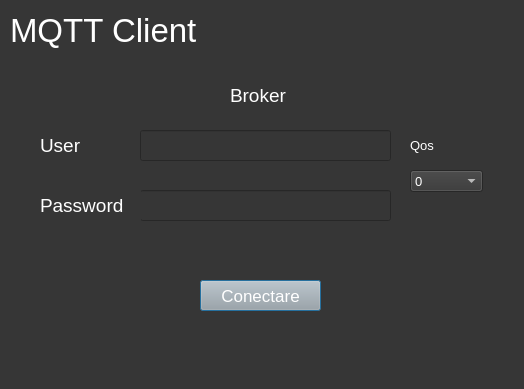
<?xml version="1.0" encoding="UTF-8"?>
<ui version="4.0">
 <class>Dialog</class>
 <widget class="QDialog" name="Dialog">
  <property name="geometry">
   <rect>
    <x>0</x>
    <y>0</y>
    <width>524</width>
    <height>389</height>
   </rect>
  </property>
  <property name="windowTitle">
   <string>Dialog</string>
  </property>
  <property name="styleSheet">
   <string notr="true">background-color: rgb(54, 54, 54);</string>
  </property>
  <widget class="QLabel" name="label">
   <property name="geometry">
    <rect>
     <x>10</x>
     <y>0</y>
     <width>271</width>
     <height>61</height>
    </rect>
   </property>
   <property name="styleSheet">
    <string notr="true">color:rgb(255, 255, 255);font-size:25pt;</string>
   </property>
   <property name="text">
    <string>MQTT Client</string>
   </property>
  </widget>
  <widget class="QLabel" name="label_2">
   <property name="geometry">
    <rect>
     <x>40</x>
     <y>130</y>
     <width>71</width>
     <height>31</height>
    </rect>
   </property>
   <property name="styleSheet">
    <string notr="true">font-size:14pt; color:rgb(255, 255, 255);</string>
   </property>
   <property name="text">
    <string>User</string>
   </property>
  </widget>
  <widget class="QLineEdit" name="user">
   <property name="geometry">
    <rect>
     <x>140</x>
     <y>130</y>
     <width>251</width>
     <height>31</height>
    </rect>
   </property>
   <property name="styleSheet">
    <string notr="true">font-size:13pt;color:rgb(255, 255, 255)</string>
   </property>
  </widget>
  <widget class="QLineEdit" name="password">
   <property name="geometry">
    <rect>
     <x>140</x>
     <y>190</y>
     <width>251</width>
     <height>31</height>
    </rect>
   </property>
   <property name="styleSheet">
    <string notr="true">font-size:13pt;color:rgb(255, 255, 255)</string>
   </property>
  </widget>
  <widget class="QLabel" name="label_3">
   <property name="geometry">
    <rect>
     <x>40</x>
     <y>190</y>
     <width>101</width>
     <height>31</height>
    </rect>
   </property>
   <property name="styleSheet">
    <string notr="true">font-size:14pt; color:rgb(255, 255, 255);</string>
   </property>
   <property name="text">
    <string>Password</string>
   </property>
  </widget>
  <widget class="QPushButton" name="conectarebutton">
   <property name="geometry">
    <rect>
     <x>200</x>
     <y>280</y>
     <width>121</width>
     <height>31</height>
    </rect>
   </property>
   <property name="styleSheet">
    <string notr="true">background-color: rgb(167, 168, 167);font-size:13pt;color:rgb(255, 255, 255);</string>
   </property>
   <property name="text">
    <string>Conectare</string>
   </property>
  </widget>
  <widget class="QLabel" name="label_4">
   <property name="geometry">
    <rect>
     <x>230</x>
     <y>80</y>
     <width>71</width>
     <height>31</height>
    </rect>
   </property>
   <property name="styleSheet">
    <string notr="true">font-size:14pt; color:rgb(255, 255, 255);</string>
   </property>
   <property name="text">
    <string>Broker</string>
   </property>
  </widget>
  <widget class="QComboBox" name="qoscomboBox">
   <property name="geometry">
    <rect>
     <x>410</x>
     <y>170</y>
     <width>73</width>
     <height>22</height>
    </rect>
   </property>
   <property name="styleSheet">
    <string notr="true">color:rgb(255, 255, 255);font-size:10pt;
</string>
   </property>
   <item>
    <property name="text">
     <string>0</string>
    </property>
   </item>
   <item>
    <property name="text">
     <string>1</string>
    </property>
   </item>
   <item>
    <property name="text">
     <string>2</string>
    </property>
   </item>
  </widget>
  <widget class="QLabel" name="label_9">
   <property name="geometry">
    <rect>
     <x>410</x>
     <y>130</y>
     <width>51</width>
     <height>31</height>
    </rect>
   </property>
   <property name="styleSheet">
    <string notr="true">color:rgb(255, 255, 255);font-size:10pt;</string>
   </property>
   <property name="text">
    <string>Qos</string>
   </property>
  </widget>
 </widget>
 <resources/>
 <connections/>
</ui>
